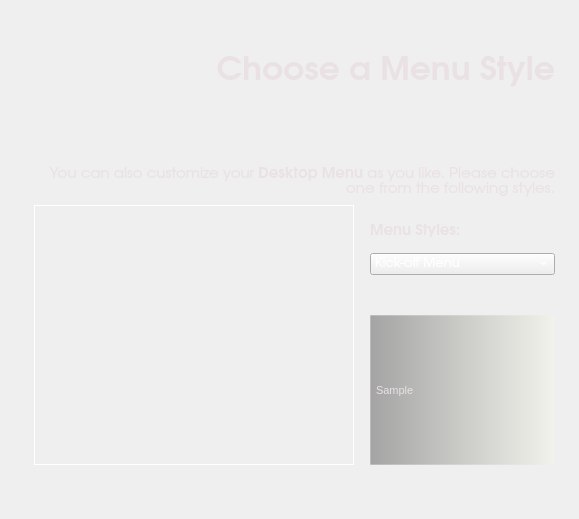
<?xml version="1.0" encoding="UTF-8"?>
<ui version="4.0">
 <class>menuWidget</class>
 <widget class="QWidget" name="menuWidget">
  <property name="geometry">
   <rect>
    <x>0</x>
    <y>0</y>
    <width>579</width>
    <height>519</height>
   </rect>
  </property>
  <property name="sizePolicy">
   <sizepolicy hsizetype="Expanding" vsizetype="Expanding">
    <horstretch>0</horstretch>
    <verstretch>0</verstretch>
   </sizepolicy>
  </property>
  <property name="windowTitle">
   <string>Menu</string>
  </property>
  <property name="styleSheet">
   <string notr="true">
QLabel#labelMenuDescription{
     border-style: outset;
     border-color: beige;
     border-width: 1px;
}</string>
  </property>
  <layout class="QGridLayout" name="gridLayout">
   <property name="margin">
    <number>4</number>
   </property>
   <item row="1" column="1">
    <layout class="QVBoxLayout" name="verticalLayout_2">
     <item>
      <widget class="QLabel" name="label">
       <property name="minimumSize">
        <size>
         <width>487</width>
         <height>0</height>
        </size>
       </property>
       <property name="font">
        <font>
         <family>URW Gothic L</family>
         <pointsize>25</pointsize>
         <weight>75</weight>
         <bold>true</bold>
        </font>
       </property>
       <property name="styleSheet">
        <string>color: rgb(234, 225, 228);</string>
       </property>
       <property name="text">
        <string>Choose a Menu Style</string>
       </property>
       <property name="alignment">
        <set>Qt::AlignRight|Qt::AlignTrailing|Qt::AlignVCenter</set>
       </property>
      </widget>
     </item>
     <item>
      <spacer name="verticalSpacer_3">
       <property name="orientation">
        <enum>Qt::Vertical</enum>
       </property>
       <property name="sizeType">
        <enum>QSizePolicy::Expanding</enum>
       </property>
       <property name="sizeHint" stdset="0">
        <size>
         <width>20</width>
         <height>30</height>
        </size>
       </property>
      </spacer>
     </item>
     <item>
      <layout class="QHBoxLayout" name="horizontalLayout">
       <item>
        <widget class="QLabel" name="label_2">
         <property name="font">
          <font>
           <family>URW Gothic L</family>
           <pointsize>11</pointsize>
          </font>
         </property>
         <property name="styleSheet">
          <string>color: rgb(234, 225, 228);</string>
         </property>
         <property name="text">
          <string>&lt;!DOCTYPE HTML PUBLIC &quot;-//W3C//DTD HTML 4.0//EN&quot; &quot;http://www.w3.org/TR/REC-html40/strict.dtd&quot;&gt;
&lt;html&gt;&lt;head&gt;&lt;meta name=&quot;qrichtext&quot; content=&quot;1&quot; /&gt;&lt;style type=&quot;text/css&quot;&gt;
p, li { white-space: pre-wrap; }
&lt;/style&gt;&lt;/head&gt;&lt;body style=&quot; font-family:'URW Gothic L'; font-size:11pt; font-weight:400; font-style:normal;&quot;&gt;
&lt;p style=&quot; margin-top:0px; margin-bottom:0px; margin-left:0px; margin-right:0px; -qt-block-indent:0; text-indent:0px;&quot;&gt;You can also customize your&lt;span style=&quot; font-weight:600;&quot;&gt; Desktop Menu&lt;/span&gt; as you like. Please choose one from the following styles.&lt;/p&gt;&lt;/body&gt;&lt;/html&gt;</string>
         </property>
         <property name="alignment">
          <set>Qt::AlignRight|Qt::AlignTrailing|Qt::AlignVCenter</set>
         </property>
         <property name="wordWrap">
          <bool>true</bool>
         </property>
        </widget>
       </item>
      </layout>
     </item>
     <item>
      <layout class="QVBoxLayout" name="verticalLayout">
       <item>
        <layout class="QHBoxLayout" name="horizontalLayout_3">
         <item>
          <widget class="QLabel" name="pictureMenuStyles">
           <property name="sizePolicy">
            <sizepolicy hsizetype="Fixed" vsizetype="Fixed">
             <horstretch>0</horstretch>
             <verstretch>0</verstretch>
            </sizepolicy>
           </property>
           <property name="minimumSize">
            <size>
             <width>320</width>
             <height>260</height>
            </size>
           </property>
           <property name="maximumSize">
            <size>
             <width>320</width>
             <height>260</height>
            </size>
           </property>
           <property name="font">
            <font>
             <family>URW Gothic L</family>
             <pointsize>10</pointsize>
            </font>
           </property>
           <property name="styleSheet">
            <string>#pictureMenuStyles{
border: 1px solid rgb(255, 255, 255);
}</string>
           </property>
           <property name="frameShape">
            <enum>QFrame::NoFrame</enum>
           </property>
           <property name="text">
            <string/>
           </property>
           <property name="scaledContents">
            <bool>false</bool>
           </property>
           <property name="wordWrap">
            <bool>true</bool>
           </property>
          </widget>
         </item>
         <item>
          <spacer name="horizontalSpacer">
           <property name="orientation">
            <enum>Qt::Horizontal</enum>
           </property>
           <property name="sizeType">
            <enum>QSizePolicy::Fixed</enum>
           </property>
           <property name="sizeHint" stdset="0">
            <size>
             <width>10</width>
             <height>20</height>
            </size>
           </property>
          </spacer>
         </item>
         <item>
          <layout class="QVBoxLayout" name="verticalLayout_4">
           <item>
            <layout class="QVBoxLayout" name="verticalLayout_3">
             <property name="spacing">
              <number>0</number>
             </property>
             <item>
              <widget class="QLabel" name="menuLabel">
               <property name="font">
                <font>
                 <family>URW Gothic L</family>
                 <pointsize>11</pointsize>
                 <weight>75</weight>
                 <bold>true</bold>
                </font>
               </property>
               <property name="styleSheet">
                <string notr="true">color: rgb(234, 225, 228);</string>
               </property>
               <property name="text">
                <string>Menu Styles:</string>
               </property>
              </widget>
             </item>
             <item>
              <widget class="QComboBox" name="menuStyles">
               <property name="font">
                <font>
                 <family>URW Gothic L</family>
                 <pointsize>10</pointsize>
                </font>
               </property>
               <property name="styleSheet">
                <string notr="true">color: rgb(255, 255, 255);</string>
               </property>
               <item>
                <property name="text">
                 <string>Kick-off Menu</string>
                </property>
               </item>
               <item>
                <property name="text">
                 <string>Simple Menu</string>
                </property>
               </item>
               <item>
                <property name="text">
                 <string>Lancelot Menu</string>
                </property>
               </item>
               <item>
                <property name="text">
                 <string>App Menu</string>
                </property>
               </item>
              </widget>
             </item>
             <item>
              <spacer name="verticalSpacer_6">
               <property name="orientation">
                <enum>Qt::Vertical</enum>
               </property>
               <property name="sizeType">
                <enum>QSizePolicy::Fixed</enum>
               </property>
               <property name="sizeHint" stdset="0">
                <size>
                 <width>20</width>
                 <height>40</height>
                </size>
               </property>
              </spacer>
             </item>
             <item>
              <widget class="QLabel" name="labelMenuDescription">
               <property name="minimumSize">
                <size>
                 <width>0</width>
                 <height>150</height>
                </size>
               </property>
               <property name="font">
                <font>
                 <pointsize>8</pointsize>
                </font>
               </property>
               <property name="styleSheet">
                <string notr="true">background-color: qlineargradient(spread:pad, x1:0, y1:0, x2:1, y2:0, stop:0 rgba(0, 0, 0, 81), stop:0.00537634 rgba(0, 0, 0, 80), stop:1 rgba(250, 250, 230, 80));
border: 1px solid rgb(236, 236, 236, 80);
padding:5px;
color: rgb(234, 225, 228);</string>
               </property>
               <property name="text">
                <string>Sample</string>
               </property>
               <property name="scaledContents">
                <bool>false</bool>
               </property>
               <property name="wordWrap">
                <bool>true</bool>
               </property>
               <property name="indent">
                <number>0</number>
               </property>
              </widget>
             </item>
            </layout>
           </item>
          </layout>
         </item>
        </layout>
       </item>
      </layout>
     </item>
    </layout>
   </item>
   <item row="0" column="1">
    <spacer name="verticalSpacer">
     <property name="orientation">
      <enum>Qt::Vertical</enum>
     </property>
     <property name="sizeType">
      <enum>QSizePolicy::Fixed</enum>
     </property>
     <property name="sizeHint" stdset="0">
      <size>
       <width>20</width>
       <height>40</height>
      </size>
     </property>
    </spacer>
   </item>
   <item row="2" column="1">
    <spacer name="verticalSpacer_2">
     <property name="orientation">
      <enum>Qt::Vertical</enum>
     </property>
     <property name="sizeType">
      <enum>QSizePolicy::Fixed</enum>
     </property>
     <property name="sizeHint" stdset="0">
      <size>
       <width>20</width>
       <height>50</height>
      </size>
     </property>
    </spacer>
   </item>
   <item row="1" column="0">
    <spacer name="horizontalSpacer_3">
     <property name="orientation">
      <enum>Qt::Horizontal</enum>
     </property>
     <property name="sizeType">
      <enum>QSizePolicy::Fixed</enum>
     </property>
     <property name="sizeHint" stdset="0">
      <size>
       <width>30</width>
       <height>20</height>
      </size>
     </property>
    </spacer>
   </item>
   <item row="1" column="2">
    <spacer name="horizontalSpacer_4">
     <property name="orientation">
      <enum>Qt::Horizontal</enum>
     </property>
     <property name="sizeType">
      <enum>QSizePolicy::Fixed</enum>
     </property>
     <property name="sizeHint" stdset="0">
      <size>
       <width>20</width>
       <height>20</height>
      </size>
     </property>
    </spacer>
   </item>
  </layout>
 </widget>
 <resources/>
 <connections/>
</ui>
